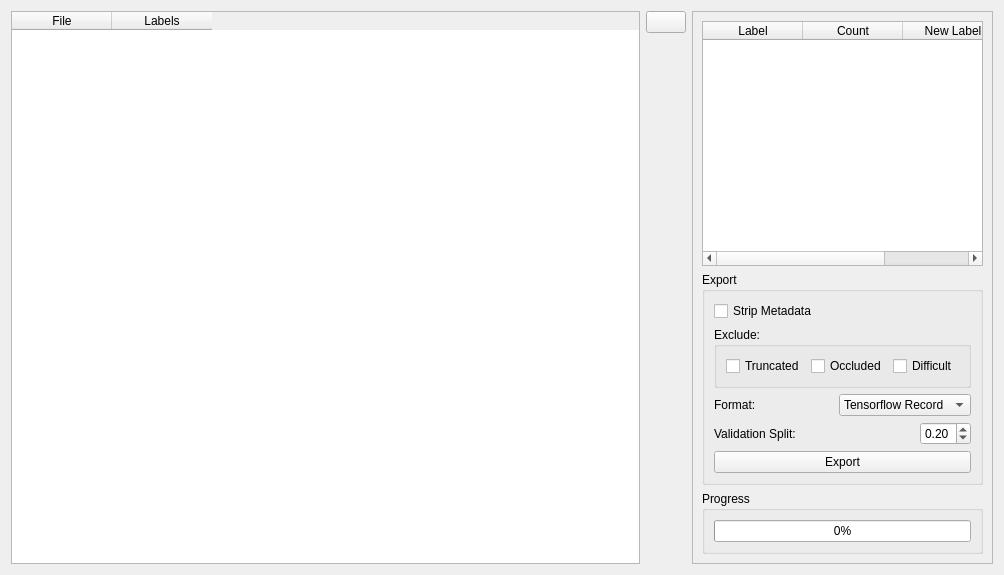
<?xml version="1.0" encoding="UTF-8"?>
<ui version="4.0">
 <class>Form</class>
 <widget class="QWidget" name="Form">
  <property name="geometry">
   <rect>
    <x>0</x>
    <y>0</y>
    <width>1004</width>
    <height>575</height>
   </rect>
  </property>
  <property name="sizePolicy">
   <sizepolicy hsizetype="Expanding" vsizetype="Expanding">
    <horstretch>0</horstretch>
    <verstretch>0</verstretch>
   </sizepolicy>
  </property>
  <property name="windowTitle">
   <string>Form</string>
  </property>
  <layout class="QHBoxLayout" name="horizontalLayout">
   <item>
    <widget class="QTableWidget" name="tw_files">
     <property name="sizePolicy">
      <sizepolicy hsizetype="Expanding" vsizetype="Expanding">
       <horstretch>4</horstretch>
       <verstretch>0</verstretch>
      </sizepolicy>
     </property>
     <property name="sizeIncrement">
      <size>
       <width>0</width>
       <height>0</height>
      </size>
     </property>
     <column>
      <property name="text">
       <string>File</string>
      </property>
     </column>
     <column>
      <property name="text">
       <string>Labels</string>
      </property>
     </column>
    </widget>
   </item>
   <item>
    <layout class="QVBoxLayout" name="verticalLayout_3">
     <item>
      <widget class="QPushButton" name="pb_select_directory">
       <property name="toolTip">
        <string>Select top level project directory</string>
       </property>
       <property name="text">
        <string/>
       </property>
       <property name="icon">
        <iconset resource="../../icons/andenet.qrc">
         <normaloff>:/icons/folder.svg</normaloff>:/icons/folder.svg</iconset>
       </property>
       <property name="iconSize">
        <size>
         <width>24</width>
         <height>24</height>
        </size>
       </property>
      </widget>
     </item>
     <item>
      <spacer name="verticalSpacer_2">
       <property name="orientation">
        <enum>Qt::Vertical</enum>
       </property>
       <property name="sizeHint" stdset="0">
        <size>
         <width>20</width>
         <height>40</height>
        </size>
       </property>
      </spacer>
     </item>
    </layout>
   </item>
   <item>
    <widget class="QFrame" name="frame">
     <property name="sizePolicy">
      <sizepolicy hsizetype="MinimumExpanding" vsizetype="MinimumExpanding">
       <horstretch>1</horstretch>
       <verstretch>0</verstretch>
      </sizepolicy>
     </property>
     <property name="maximumSize">
      <size>
       <width>16777215</width>
       <height>16777215</height>
      </size>
     </property>
     <property name="sizeIncrement">
      <size>
       <width>0</width>
       <height>0</height>
      </size>
     </property>
     <property name="frameShape">
      <enum>QFrame::StyledPanel</enum>
     </property>
     <property name="frameShadow">
      <enum>QFrame::Raised</enum>
     </property>
     <layout class="QVBoxLayout" name="verticalLayout_2">
      <item>
       <widget class="QTableWidget" name="tw_remap">
        <property name="maximumSize">
         <size>
          <width>16777215</width>
          <height>16777215</height>
         </size>
        </property>
        <column>
         <property name="text">
          <string>Label</string>
         </property>
        </column>
        <column>
         <property name="text">
          <string>Count</string>
         </property>
        </column>
        <column>
         <property name="text">
          <string>New Label</string>
         </property>
        </column>
       </widget>
      </item>
      <item>
       <widget class="QGroupBox" name="groupBoxExport">
        <property name="title">
         <string>Export</string>
        </property>
        <layout class="QVBoxLayout" name="verticalLayout">
         <item>
          <widget class="QCheckBox" name="cb_strip_metadata">
           <property name="text">
            <string>Strip Metadata</string>
           </property>
          </widget>
         </item>
         <item>
          <widget class="QGroupBox" name="groupBox">
           <property name="title">
            <string>Exclude:</string>
           </property>
           <layout class="QHBoxLayout" name="horizontalLayout_2">
            <item>
             <widget class="QCheckBox" name="cb_truncated">
              <property name="text">
               <string>Truncated</string>
              </property>
             </widget>
            </item>
            <item>
             <widget class="QCheckBox" name="cb_occluded">
              <property name="text">
               <string>Occluded</string>
              </property>
             </widget>
            </item>
            <item>
             <widget class="QCheckBox" name="cb_difficult">
              <property name="text">
               <string>Difficult</string>
              </property>
             </widget>
            </item>
           </layout>
          </widget>
         </item>
         <item>
          <layout class="QHBoxLayout" name="horizontalLayout_5">
           <item>
            <widget class="QLabel" name="label_2">
             <property name="text">
              <string>Format: </string>
             </property>
            </widget>
           </item>
           <item>
            <spacer name="horizontalSpacer_4">
             <property name="orientation">
              <enum>Qt::Horizontal</enum>
             </property>
             <property name="sizeHint" stdset="0">
              <size>
               <width>40</width>
               <height>20</height>
              </size>
             </property>
            </spacer>
           </item>
           <item>
            <widget class="QComboBox" name="comboBoxFormat">
             <item>
              <property name="text">
               <string>Tensorflow Record</string>
              </property>
             </item>
             <item>
              <property name="text">
               <string>Darknet YOLOv3</string>
              </property>
             </item>
             <item>
              <property name="text">
               <string>COCO</string>
              </property>
             </item>
            </widget>
           </item>
          </layout>
         </item>
         <item>
          <layout class="QHBoxLayout" name="horizontalLayout_3">
           <item>
            <widget class="QLabel" name="label_3">
             <property name="text">
              <string>Validation Split:</string>
             </property>
            </widget>
           </item>
           <item>
            <spacer name="horizontalSpacer_6">
             <property name="orientation">
              <enum>Qt::Horizontal</enum>
             </property>
             <property name="sizeHint" stdset="0">
              <size>
               <width>40</width>
               <height>20</height>
              </size>
             </property>
            </spacer>
           </item>
           <item>
            <widget class="QDoubleSpinBox" name="doubleSpinBoxSplit">
             <property name="minimum">
              <double>0.050000000000000</double>
             </property>
             <property name="maximum">
              <double>0.500000000000000</double>
             </property>
             <property name="singleStep">
              <double>0.050000000000000</double>
             </property>
             <property name="value">
              <double>0.200000000000000</double>
             </property>
            </widget>
           </item>
          </layout>
         </item>
         <item>
          <layout class="QHBoxLayout" name="horizontalLayout_6">
           <item>
            <widget class="QPushButton" name="pb_export">
             <property name="enabled">
              <bool>true</bool>
             </property>
             <property name="text">
              <string>Export</string>
             </property>
            </widget>
           </item>
          </layout>
         </item>
        </layout>
       </widget>
      </item>
      <item>
       <widget class="QGroupBox" name="groupBox_2">
        <property name="title">
         <string>Progress</string>
        </property>
        <layout class="QHBoxLayout" name="horizontalLayout_4">
         <item>
          <widget class="QProgressBar" name="progressBar">
           <property name="value">
            <number>0</number>
           </property>
           <property name="format">
            <string>%p%</string>
           </property>
          </widget>
         </item>
        </layout>
       </widget>
      </item>
     </layout>
    </widget>
   </item>
  </layout>
 </widget>
 <resources>
  <include location="../../icons/andenet.qrc"/>
 </resources>
 <connections/>
</ui>
